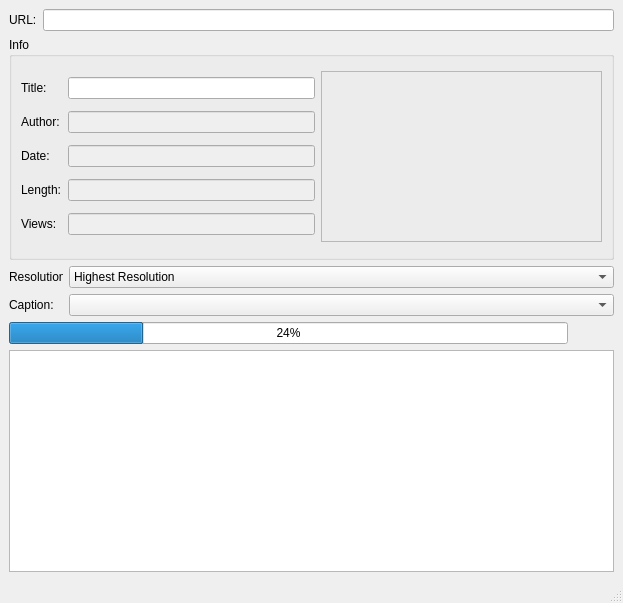
<?xml version="1.0" encoding="UTF-8"?>
<ui version="4.0">
 <class>MainWindow</class>
 <widget class="QMainWindow" name="MainWindow">
  <property name="geometry">
   <rect>
    <x>0</x>
    <y>0</y>
    <width>623</width>
    <height>603</height>
   </rect>
  </property>
  <property name="windowTitle">
   <string>YouTubeToPC</string>
  </property>
  <widget class="QWidget" name="centralwidget">
   <layout class="QGridLayout" name="gridLayout_4">
    <item row="0" column="0">
     <layout class="QHBoxLayout" name="horizontalLayout">
      <item>
       <widget class="QLabel" name="label">
        <property name="text">
         <string>URL:</string>
        </property>
       </widget>
      </item>
      <item>
       <widget class="QLineEdit" name="url"/>
      </item>
     </layout>
    </item>
    <item row="1" column="0">
     <widget class="QGroupBox" name="groupBox">
      <property name="title">
       <string>Info</string>
      </property>
      <layout class="QGridLayout" name="gridLayout_2">
       <item row="0" column="1">
        <widget class="QLabel" name="thumbnail">
         <property name="sizePolicy">
          <sizepolicy hsizetype="Preferred" vsizetype="Preferred">
           <horstretch>1</horstretch>
           <verstretch>1</verstretch>
          </sizepolicy>
         </property>
         <property name="minimumSize">
          <size>
           <width>281</width>
           <height>171</height>
          </size>
         </property>
         <property name="maximumSize">
          <size>
           <width>281</width>
           <height>171</height>
          </size>
         </property>
         <property name="frameShape">
          <enum>QFrame::StyledPanel</enum>
         </property>
         <property name="text">
          <string/>
         </property>
         <property name="pixmap">
          <pixmap>image/tumbnail.png</pixmap>
         </property>
         <property name="scaledContents">
          <bool>true</bool>
         </property>
         <property name="alignment">
          <set>Qt::AlignCenter</set>
         </property>
        </widget>
       </item>
       <item row="0" column="0">
        <layout class="QGridLayout" name="gridLayout">
         <item row="0" column="0">
          <widget class="QLabel" name="label_2">
           <property name="text">
            <string>Title:</string>
           </property>
          </widget>
         </item>
         <item row="0" column="1">
          <widget class="QLineEdit" name="title"/>
         </item>
         <item row="1" column="0">
          <widget class="QLabel" name="label_4">
           <property name="text">
            <string>Author:</string>
           </property>
          </widget>
         </item>
         <item row="1" column="1">
          <widget class="QLineEdit" name="author">
           <property name="enabled">
            <bool>false</bool>
           </property>
          </widget>
         </item>
         <item row="2" column="0">
          <widget class="QLabel" name="label_5">
           <property name="text">
            <string>Date:</string>
           </property>
          </widget>
         </item>
         <item row="2" column="1">
          <widget class="QLineEdit" name="date">
           <property name="enabled">
            <bool>false</bool>
           </property>
           <property name="text">
            <string/>
           </property>
          </widget>
         </item>
         <item row="3" column="0">
          <widget class="QLabel" name="label_6">
           <property name="text">
            <string>Length:</string>
           </property>
          </widget>
         </item>
         <item row="3" column="1">
          <widget class="QLineEdit" name="length">
           <property name="enabled">
            <bool>false</bool>
           </property>
           <property name="text">
            <string/>
           </property>
          </widget>
         </item>
         <item row="4" column="0">
          <widget class="QLabel" name="label_7">
           <property name="text">
            <string>Views:</string>
           </property>
          </widget>
         </item>
         <item row="4" column="1">
          <widget class="QLineEdit" name="views">
           <property name="enabled">
            <bool>false</bool>
           </property>
           <property name="text">
            <string/>
           </property>
          </widget>
         </item>
        </layout>
       </item>
      </layout>
     </widget>
    </item>
    <item row="2" column="0">
     <layout class="QGridLayout" name="gridLayout_3">
      <item row="0" column="0">
       <widget class="QLabel" name="label_3">
        <property name="sizePolicy">
         <sizepolicy hsizetype="Minimum" vsizetype="Preferred">
          <horstretch>0</horstretch>
          <verstretch>0</verstretch>
         </sizepolicy>
        </property>
        <property name="maximumSize">
         <size>
          <width>54</width>
          <height>16</height>
         </size>
        </property>
        <property name="text">
         <string>Resolution:</string>
        </property>
       </widget>
      </item>
      <item row="1" column="0">
       <widget class="QLabel" name="label_8">
        <property name="text">
         <string>Caption:</string>
        </property>
       </widget>
      </item>
      <item row="2" column="0" colspan="2">
       <widget class="QProgressBar" name="progressBar">
        <property name="value">
         <number>24</number>
        </property>
       </widget>
      </item>
      <item row="2" column="2">
       <widget class="QPushButton" name="download_btn">
        <property name="enabled">
         <bool>false</bool>
        </property>
        <property name="sizePolicy">
         <sizepolicy hsizetype="Fixed" vsizetype="Fixed">
          <horstretch>0</horstretch>
          <verstretch>0</verstretch>
         </sizepolicy>
        </property>
        <property name="styleSheet">
         <string notr="true"/>
        </property>
        <property name="text">
         <string/>
        </property>
        <property name="icon">
         <iconset>
          <normaloff>image/download.png</normaloff>image/download.png</iconset>
        </property>
        <property name="iconSize">
         <size>
          <width>127</width>
          <height>31</height>
         </size>
        </property>
        <property name="flat">
         <bool>true</bool>
        </property>
       </widget>
      </item>
      <item row="0" column="1" colspan="2">
       <widget class="QComboBox" name="comboBox">
        <item>
         <property name="text">
          <string>Highest Resolution</string>
         </property>
        </item>
        <item>
         <property name="text">
          <string>Best Available</string>
         </property>
        </item>
       </widget>
      </item>
      <item row="1" column="1" colspan="2">
       <widget class="QComboBox" name="Captions"/>
      </item>
     </layout>
    </item>
    <item row="3" column="0">
     <widget class="QTextBrowser" name="console"/>
    </item>
   </layout>
  </widget>
  <widget class="QMenuBar" name="menubar">
   <property name="geometry">
    <rect>
     <x>0</x>
     <y>0</y>
     <width>623</width>
     <height>21</height>
    </rect>
   </property>
  </widget>
  <widget class="QStatusBar" name="statusbar"/>
 </widget>
 <resources/>
 <connections>
  <connection>
   <sender>url</sender>
   <signal>returnPressed()</signal>
   <receiver>MainWindow</receiver>
   <slot>parse_url()</slot>
   <hints>
    <hint type="sourcelabel">
     <x>158</x>
     <y>37</y>
    </hint>
    <hint type="destinationlabel">
     <x>275</x>
     <y>-46</y>
    </hint>
   </hints>
  </connection>
  <connection>
   <sender>download_btn</sender>
   <signal>clicked()</signal>
   <receiver>MainWindow</receiver>
   <slot>download()</slot>
   <hints>
    <hint type="sourcelabel">
     <x>563</x>
     <y>120</y>
    </hint>
    <hint type="destinationlabel">
     <x>778</x>
     <y>121</y>
    </hint>
   </hints>
  </connection>
 </connections>
 <slots>
  <slot>parse_url()</slot>
  <slot>download()</slot>
 </slots>
</ui>
